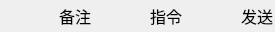
<?xml version="1.0" encoding="UTF-8"?>
<ui version="4.0">
 <class>Form</class>
 <widget class="QWidget" name="Form">
  <property name="geometry">
   <rect>
    <x>0</x>
    <y>0</y>
    <width>275</width>
    <height>32</height>
   </rect>
  </property>
  <property name="minimumSize">
   <size>
    <width>128</width>
    <height>32</height>
   </size>
  </property>
  <property name="maximumSize">
   <size>
    <width>512</width>
    <height>64</height>
   </size>
  </property>
  <property name="font">
   <font>
    <pointsize>12</pointsize>
   </font>
  </property>
  <property name="windowTitle">
   <string>Form</string>
  </property>
  <layout class="QHBoxLayout" name="horizontalLayout">
   <property name="spacing">
    <number>2</number>
   </property>
   <property name="leftMargin">
    <number>2</number>
   </property>
   <property name="topMargin">
    <number>2</number>
   </property>
   <property name="rightMargin">
    <number>2</number>
   </property>
   <property name="bottomMargin">
    <number>2</number>
   </property>
   <item>
    <spacer name="horizontalSpacer">
     <property name="orientation">
      <enum>Qt::Orientation::Horizontal</enum>
     </property>
     <property name="sizeHint" stdset="0">
      <size>
       <width>52</width>
       <height>20</height>
      </size>
     </property>
    </spacer>
   </item>
   <item>
    <widget class="QLabel" name="label_Comment">
     <property name="text">
      <string>备注</string>
     </property>
    </widget>
   </item>
   <item>
    <spacer name="horizontalSpacer_2">
     <property name="orientation">
      <enum>Qt::Orientation::Horizontal</enum>
     </property>
     <property name="sizeHint" stdset="0">
      <size>
       <width>52</width>
       <height>20</height>
      </size>
     </property>
    </spacer>
   </item>
   <item>
    <widget class="QLabel" name="label_Instruction">
     <property name="text">
      <string>指令</string>
     </property>
    </widget>
   </item>
   <item>
    <spacer name="horizontalSpacer_3">
     <property name="orientation">
      <enum>Qt::Orientation::Horizontal</enum>
     </property>
     <property name="sizeHint" stdset="0">
      <size>
       <width>52</width>
       <height>20</height>
      </size>
     </property>
    </spacer>
   </item>
   <item>
    <widget class="QLabel" name="label_Send">
     <property name="text">
      <string>发送</string>
     </property>
    </widget>
   </item>
  </layout>
 </widget>
 <resources/>
 <connections/>
</ui>
